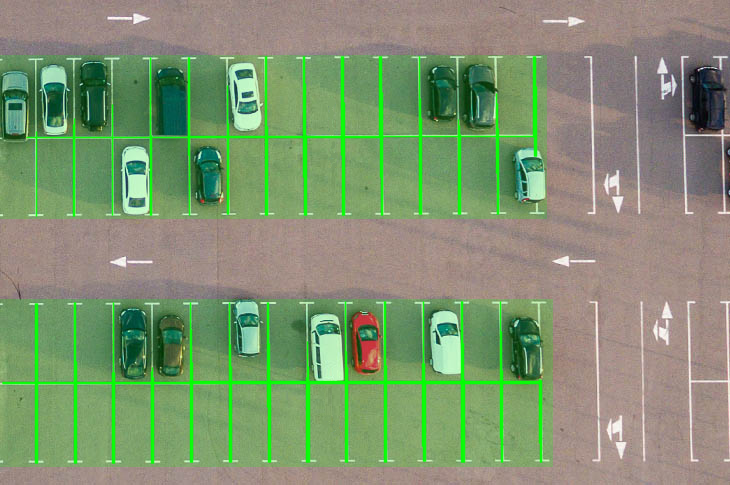
#> input picture output.png, 730 x 485 px
$ python parking_spots_detection.py   (older library calls are emulated)
#> lines starting #> are read from the running program, lines starting #| are printed output that depends on the picture; after the words box and inside, x2 and y2 are one past the last pixel; in counts of white or black regions, pixels touching at a corner belong together
import tkinter as tk
from tkinter import filedialog

import cv2
import numpy as np


# Converts a BGR image to a Grayscale image
def convert_to_grayscale(image):
    return cv2.cvtColor(image, cv2.COLOR_BGR2GRAY)


# Keeps only the pixels with a specific white value
def filter_white_mask(image):
    lower = np.uint8([130, 150, 140])
    upper = np.uint8([255, 255, 255])
    white_mask = cv2.inRange(image, lower, upper)
    return white_mask


# Apply the fastNlMeansDenoising algorithm to a given image
def de_noise(image):
    return cv2.fastNlMeansDenoising(image, None, 10, 3, 15)


# Checks if the given line segment intersects with at least one
# of the line segments from the given list
# [10 lines left out: function edge_is_valid, not called in this run]


class Point:
    def __init__(self, x, y):
        self.x = x
        self.y = y


# Point q lies on line segment 'pr'
# [57 lines left out: functions on_segment, orientation, do_intersect, not called in this run]


root = tk.Tk()
root.withdraw()

# Open a file dialog and display the selected image
file_path = filedialog.askopenfilename(title="Choose an image", filetypes=[('image files', ('.png', '.jpg'))])
#> the answer given: output.png
input_image = cv2.imread(file_path)
#> input_image is the input picture: shape (485, 730, 3); mean B, G, R 112, 147.5, 127.4
input_aux = input_image.copy()

# Show image
cv2.imshow('Input', input_image)

# Applying Gaussian blur to the input_image
blurred = cv2.GaussianBlur(input_image, (3, 3), 0)

# De-noising the image
de_noised = de_noise(blurred)
de_noised_twice = de_noise(de_noised)

# Keeping only the wanted white pixels
filtered_white = filter_white_mask(de_noised_twice)
#> in filter_white_mask, `white_mask = cv2.inRange(image, lower, upper)`:
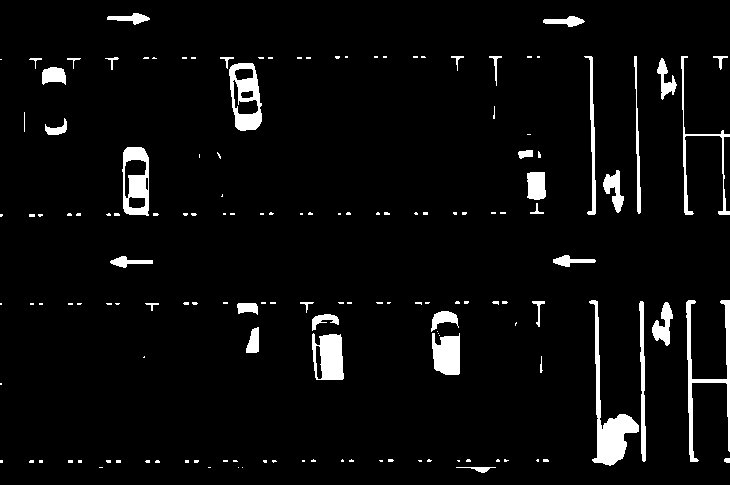
#> white_mask: shape (485, 730); 4.6% white; 150 white regions (109 under 20 px), largest, box (x1, y1, x2, y2) and area: (589, 300, 639, 466) 1950, (686, 300, 730, 462) 1388, (229, 63, 262, 131) 1241

# Finding the longest lines from the parking, in this case the horizontal ones
main_lines = cv2.HoughLinesP(image=filtered_white, rho=1, theta=np.pi / 10, threshold=120, minLineLength=300,
                             maxLineGap=3)
#> main_lines = None

# Drawing the found lines
#> (the run stopped early here; a loop or call above may not have finished)
